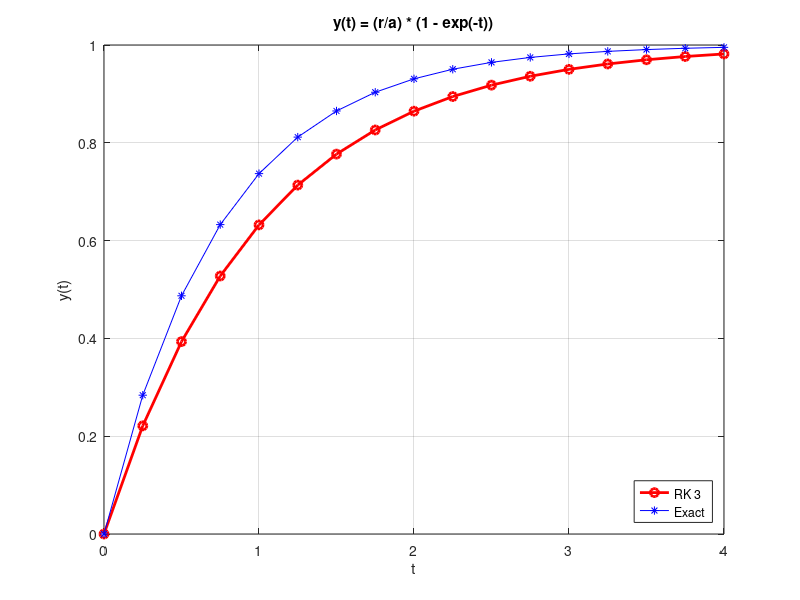

This figure's MATLAB source:
% Exercise 25
clear; clc;

% Init
a = 1;
r = 1;
h = 0.25;
t = 0:h:4;
N = length(t);
f = @(y) r-a*y;

% Initial Condition
x(1) = 0;
y(1) = 0;
% Euler Method
for i=2:N
    x(i) = x(i-1)+(2/3)*h;
    k1 = f(y(i-1))*h;
    k2 = f(y(i-1)+(2/3)*k1)*h;
    k3 = f(y(i-1)+(2/3)*k2)*h;
    y(i) = y(i-1)+(2/4)*k1+(3/8)*k2+(3/8)*k3;
end

% Exact test of ODE
y_exact = @(t) (r/a) * (1 - exp(-t));

% Error value;
t_check = [1 2];
idx = zeros(1, length(t_check));
yt = y_exact(t);
error = abs(yt - y);
for i=1:length(t_check)
    idx(i) = find(t == t_check(i));
    fprintf('Tại t=%d: Sai số là %.5f\n', i, error(idx(i)));
end

% Show Graph
plot(t, y_exact(t), 'ro-', 'LineWidth', 2)
hold on
plot(t, y, 'b*-')
legend('RK 3', 'Exact', 'Location','southeast')
grid on
title('y(t) = (r/a) * (1 - exp(-t))')
xlabel('t')
ylabel('y(t)')